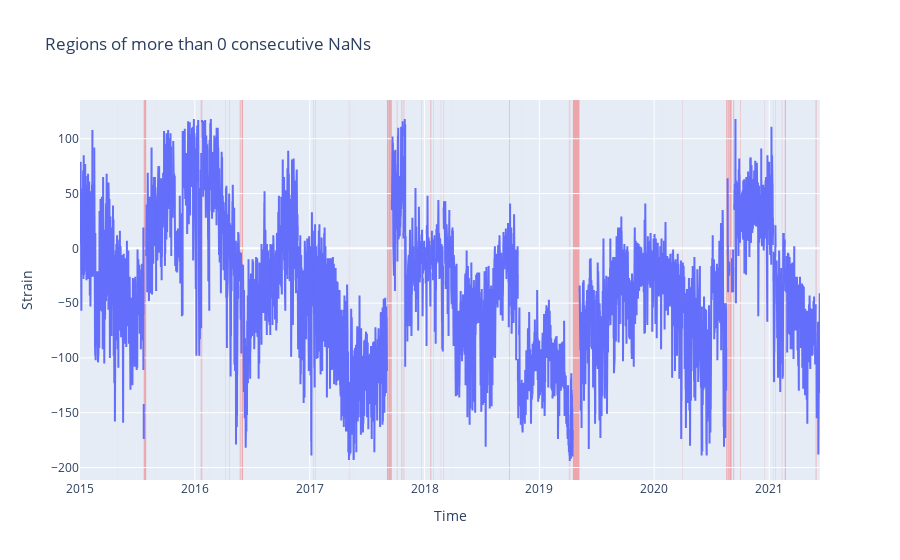

Notebook source saved alongside this figure:
### Code cell
#indentify the regions of missing values
from src.processing import nan_regions #nan_regions.py

threshold = 0 # Choose the threshold(s) for consecutive NaNs
consecutive_nan_regions, nan_regions_sorted = nan_regions.find_nan_regions(df, threshold)

# for threshold in thresholds:

fig = go.Figure()

# Add strain data line
fig.add_trace(go.Scatter(x=df['Time'], y=df['Strain'], mode='lines', name='Strain Data'))

# Shade regions with more than x consecutive NaNs
for start, end in consecutive_nan_regions:
    fig.add_vrect(
        x0=df['Time'].loc[start], x1=df['Time'].loc[end],
        fillcolor='red', opacity=0.3, layer='below', line_width=0
    )

# Print NaN regions information
# for column in nan_regions_sorted:
    # print(f"Length: {column[4]}, Start Time: {column[2]}, End Time: {column[3]}")

nan_regions_sorted

# Figure layout
fig.update_layout(
    title=f'Regions of more than {threshold} consecutive NaNs',
    xaxis_title='Time',
    yaxis_title='Strain',
    legend=dict(x=0, y=1),
)

fig.show()
